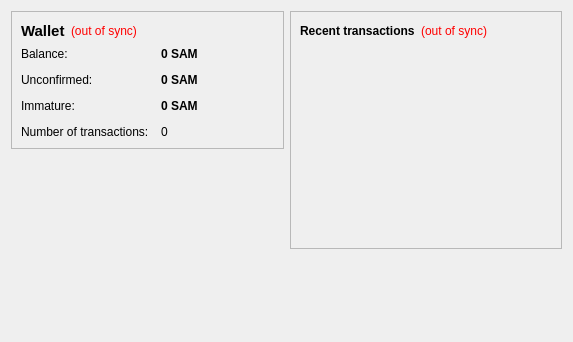
<?xml version="1.0" encoding="UTF-8"?>
<ui version="4.0">
 <class>OverviewPage</class>
 <widget class="QWidget" name="OverviewPage">
  <property name="geometry">
   <rect>
    <x>0</x>
    <y>0</y>
    <width>573</width>
    <height>342</height>
   </rect>
  </property>
  <property name="windowTitle">
   <string>Form</string>
  </property>
  <layout class="QHBoxLayout" name="horizontalLayout" stretch="1,1">
   <item>
    <layout class="QVBoxLayout" name="verticalLayout_2">
     <item>
      <widget class="QFrame" name="frame">
       <property name="frameShape">
        <enum>QFrame::StyledPanel</enum>
       </property>
       <property name="frameShadow">
        <enum>QFrame::Raised</enum>
       </property>
       <layout class="QVBoxLayout" name="verticalLayout_4">
        <item>
         <layout class="QHBoxLayout" name="horizontalLayout_4">
          <item>
           <widget class="QLabel" name="label_5">
            <property name="font">
             <font>
              <pointsize>11</pointsize>
              <weight>75</weight>
              <bold>true</bold>
             </font>
            </property>
            <property name="text">
             <string>Wallet</string>
            </property>
           </widget>
          </item>
          <item>
           <widget class="QLabel" name="labelWalletStatus">
            <property name="toolTip">
             <string>The displayed information may be out of date. Your wallet automatically synchronizes with the SamCoin network after a connection is established, but this process has not completed yet.</string>
            </property>
            <property name="styleSheet">
             <string notr="true">QLabel { color: red; }</string>
            </property>
            <property name="text">
             <string notr="true">(out of sync)</string>
            </property>
            <property name="alignment">
             <set>Qt::AlignLeading|Qt::AlignLeft|Qt::AlignVCenter</set>
            </property>
           </widget>
          </item>
          <item>
           <spacer name="horizontalSpacer_2">
            <property name="orientation">
             <enum>Qt::Horizontal</enum>
            </property>
            <property name="sizeHint" stdset="0">
             <size>
              <width>40</width>
              <height>20</height>
             </size>
            </property>
           </spacer>
          </item>
         </layout>
        </item>
        <item>
         <layout class="QFormLayout" name="formLayout_2">
          <property name="fieldGrowthPolicy">
           <enum>QFormLayout::AllNonFixedFieldsGrow</enum>
          </property>
          <property name="horizontalSpacing">
           <number>12</number>
          </property>
          <property name="verticalSpacing">
           <number>12</number>
          </property>
          <item row="0" column="0">
           <widget class="QLabel" name="label">
            <property name="text">
             <string>Balance:</string>
            </property>
           </widget>
          </item>
          <item row="0" column="1">
           <widget class="QLabel" name="labelBalance">
            <property name="font">
             <font>
              <weight>75</weight>
              <bold>true</bold>
             </font>
            </property>
            <property name="cursor">
             <cursorShape>IBeamCursor</cursorShape>
            </property>
            <property name="toolTip">
             <string>Your current balance</string>
            </property>
            <property name="text">
             <string notr="true">0 SAM</string>
            </property>
            <property name="textInteractionFlags">
             <set>Qt::LinksAccessibleByMouse|Qt::TextSelectableByKeyboard|Qt::TextSelectableByMouse</set>
            </property>
           </widget>
          </item>
          <item row="1" column="0">
           <widget class="QLabel" name="label_3">
            <property name="text">
             <string>Unconfirmed:</string>
            </property>
           </widget>
          </item>
          <item row="1" column="1">
           <widget class="QLabel" name="labelUnconfirmed">
            <property name="font">
             <font>
              <weight>75</weight>
              <bold>true</bold>
             </font>
            </property>
            <property name="cursor">
             <cursorShape>IBeamCursor</cursorShape>
            </property>
            <property name="toolTip">
             <string>Total of transactions that have yet to be confirmed, and do not yet count toward the current balance</string>
            </property>
            <property name="text">
             <string notr="true">0 SAM</string>
            </property>
            <property name="textInteractionFlags">
             <set>Qt::LinksAccessibleByMouse|Qt::TextSelectableByKeyboard|Qt::TextSelectableByMouse</set>
            </property>
           </widget>
          </item>
          <item row="3" column="0">
           <widget class="QLabel" name="label_2">
            <property name="text">
             <string>Number of transactions:</string>
            </property>
           </widget>
          </item>
          <item row="3" column="1">
           <widget class="QLabel" name="labelNumTransactions">
            <property name="toolTip">
             <string>Total number of transactions in wallet</string>
            </property>
            <property name="text">
             <string notr="true">0</string>
            </property>
           </widget>
          </item>
          <item row="2" column="0">
           <widget class="QLabel" name="labelImmatureText">
            <property name="text">
             <string>Immature:</string>
            </property>
           </widget>
          </item>
          <item row="2" column="1">
           <widget class="QLabel" name="labelImmature">
            <property name="font">
             <font>
              <weight>75</weight>
              <bold>true</bold>
             </font>
            </property>
            <property name="toolTip">
             <string>Mined balance that has not yet matured</string>
            </property>
            <property name="text">
             <string notr="true">0 SAM</string>
            </property>
            <property name="textInteractionFlags">
             <set>Qt::LinksAccessibleByMouse|Qt::TextSelectableByKeyboard|Qt::TextSelectableByMouse</set>
            </property>
           </widget>
          </item>
         </layout>
        </item>
       </layout>
      </widget>
     </item>
     <item>
      <spacer name="verticalSpacer">
       <property name="orientation">
        <enum>Qt::Vertical</enum>
       </property>
       <property name="sizeHint" stdset="0">
        <size>
         <width>20</width>
         <height>40</height>
        </size>
       </property>
      </spacer>
     </item>
    </layout>
   </item>
   <item>
    <layout class="QVBoxLayout" name="verticalLayout_3">
     <item>
      <widget class="QFrame" name="frame_2">
       <property name="frameShape">
        <enum>QFrame::StyledPanel</enum>
       </property>
       <property name="frameShadow">
        <enum>QFrame::Raised</enum>
       </property>
       <layout class="QVBoxLayout" name="verticalLayout">
        <item>
         <layout class="QHBoxLayout" name="horizontalLayout_2">
          <item>
           <widget class="QLabel" name="label_4">
            <property name="text">
             <string>&lt;b&gt;Recent transactions&lt;/b&gt;</string>
            </property>
           </widget>
          </item>
          <item>
           <widget class="QLabel" name="labelTransactionsStatus">
            <property name="toolTip">
             <string>The displayed information may be out of date. Your wallet automatically synchronizes with the SamCoin network after a connection is established, but this process has not completed yet.</string>
            </property>
            <property name="styleSheet">
             <string notr="true">QLabel { color: red; }</string>
            </property>
            <property name="text">
             <string notr="true">(out of sync)</string>
            </property>
            <property name="alignment">
             <set>Qt::AlignRight|Qt::AlignTrailing|Qt::AlignVCenter</set>
            </property>
           </widget>
          </item>
          <item>
           <spacer name="horizontalSpacer">
            <property name="orientation">
             <enum>Qt::Horizontal</enum>
            </property>
            <property name="sizeHint" stdset="0">
             <size>
              <width>40</width>
              <height>20</height>
             </size>
            </property>
           </spacer>
          </item>
         </layout>
        </item>
        <item>
         <widget class="QListView" name="listTransactions">
          <property name="styleSheet">
           <string notr="true">QListView { background: transparent; }</string>
          </property>
          <property name="frameShape">
           <enum>QFrame::NoFrame</enum>
          </property>
          <property name="verticalScrollBarPolicy">
           <enum>Qt::ScrollBarAlwaysOff</enum>
          </property>
          <property name="horizontalScrollBarPolicy">
           <enum>Qt::ScrollBarAlwaysOff</enum>
          </property>
          <property name="selectionMode">
           <enum>QAbstractItemView::NoSelection</enum>
          </property>
         </widget>
        </item>
       </layout>
      </widget>
     </item>
     <item>
      <spacer name="verticalSpacer_2">
       <property name="orientation">
        <enum>Qt::Vertical</enum>
       </property>
       <property name="sizeHint" stdset="0">
        <size>
         <width>20</width>
         <height>40</height>
        </size>
       </property>
      </spacer>
     </item>
    </layout>
   </item>
  </layout>
 </widget>
 <resources/>
 <connections/>
</ui>
